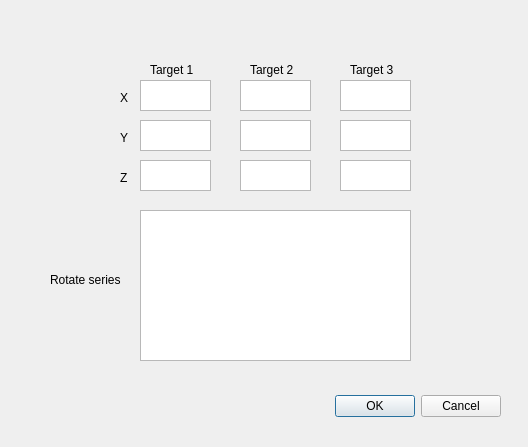
<?xml version="1.0" encoding="UTF-8"?>
<ui version="4.0">
 <class>calDialog</class>
 <widget class="QDialog" name="calDialog">
  <property name="geometry">
   <rect>
    <x>0</x>
    <y>0</y>
    <width>528</width>
    <height>447</height>
   </rect>
  </property>
  <property name="windowTitle">
   <string>Dialog</string>
  </property>
  <widget class="QDialogButtonBox" name="buttonBox">
   <property name="geometry">
    <rect>
     <x>160</x>
     <y>390</y>
     <width>341</width>
     <height>32</height>
    </rect>
   </property>
   <property name="orientation">
    <enum>Qt::Horizontal</enum>
   </property>
   <property name="standardButtons">
    <set>QDialogButtonBox::Cancel|QDialogButtonBox::Ok</set>
   </property>
  </widget>
  <widget class="QTextEdit" name="y_input">
   <property name="geometry">
    <rect>
     <x>140</x>
     <y>120</y>
     <width>71</width>
     <height>31</height>
    </rect>
   </property>
  </widget>
  <widget class="QTextEdit" name="x_input">
   <property name="geometry">
    <rect>
     <x>140</x>
     <y>80</y>
     <width>71</width>
     <height>31</height>
    </rect>
   </property>
  </widget>
  <widget class="QTextEdit" name="z_input">
   <property name="geometry">
    <rect>
     <x>140</x>
     <y>160</y>
     <width>71</width>
     <height>31</height>
    </rect>
   </property>
  </widget>
  <widget class="QTextEdit" name="x_input_3">
   <property name="geometry">
    <rect>
     <x>340</x>
     <y>80</y>
     <width>71</width>
     <height>31</height>
    </rect>
   </property>
  </widget>
  <widget class="QTextEdit" name="x_input_2">
   <property name="geometry">
    <rect>
     <x>240</x>
     <y>80</y>
     <width>71</width>
     <height>31</height>
    </rect>
   </property>
  </widget>
  <widget class="QTextEdit" name="y_input_3">
   <property name="geometry">
    <rect>
     <x>340</x>
     <y>120</y>
     <width>71</width>
     <height>31</height>
    </rect>
   </property>
  </widget>
  <widget class="QLabel" name="xPos">
   <property name="geometry">
    <rect>
     <x>120</x>
     <y>90</y>
     <width>21</width>
     <height>16</height>
    </rect>
   </property>
   <property name="text">
    <string>X</string>
   </property>
  </widget>
  <widget class="QLabel" name="yPos">
   <property name="geometry">
    <rect>
     <x>120</x>
     <y>130</y>
     <width>21</width>
     <height>16</height>
    </rect>
   </property>
   <property name="text">
    <string>Y</string>
   </property>
  </widget>
  <widget class="QTextEdit" name="y_input_2">
   <property name="geometry">
    <rect>
     <x>240</x>
     <y>120</y>
     <width>71</width>
     <height>31</height>
    </rect>
   </property>
  </widget>
  <widget class="QTextEdit" name="z_input_3">
   <property name="geometry">
    <rect>
     <x>340</x>
     <y>160</y>
     <width>71</width>
     <height>31</height>
    </rect>
   </property>
  </widget>
  <widget class="QTextEdit" name="z_input_2">
   <property name="geometry">
    <rect>
     <x>240</x>
     <y>160</y>
     <width>71</width>
     <height>31</height>
    </rect>
   </property>
  </widget>
  <widget class="QLabel" name="zPos">
   <property name="geometry">
    <rect>
     <x>120</x>
     <y>170</y>
     <width>21</width>
     <height>16</height>
    </rect>
   </property>
   <property name="text">
    <string>Z</string>
   </property>
  </widget>
  <widget class="QLabel" name="target1">
   <property name="geometry">
    <rect>
     <x>150</x>
     <y>60</y>
     <width>61</width>
     <height>20</height>
    </rect>
   </property>
   <property name="text">
    <string>Target 1</string>
   </property>
  </widget>
  <widget class="QLabel" name="target2">
   <property name="geometry">
    <rect>
     <x>250</x>
     <y>60</y>
     <width>61</width>
     <height>20</height>
    </rect>
   </property>
   <property name="text">
    <string>Target 2</string>
   </property>
  </widget>
  <widget class="QLabel" name="target3">
   <property name="geometry">
    <rect>
     <x>350</x>
     <y>60</y>
     <width>61</width>
     <height>20</height>
    </rect>
   </property>
   <property name="text">
    <string>Target 3</string>
   </property>
  </widget>
  <widget class="QListView" name="listView">
   <property name="geometry">
    <rect>
     <x>140</x>
     <y>210</y>
     <width>271</width>
     <height>151</height>
    </rect>
   </property>
  </widget>
  <widget class="QLabel" name="target4">
   <property name="geometry">
    <rect>
     <x>50</x>
     <y>270</y>
     <width>81</width>
     <height>20</height>
    </rect>
   </property>
   <property name="text">
    <string>Rotate series</string>
   </property>
  </widget>
 </widget>
 <resources/>
 <connections>
  <connection>
   <sender>buttonBox</sender>
   <signal>accepted()</signal>
   <receiver>calDialog</receiver>
   <slot>accept()</slot>
   <hints>
    <hint type="sourcelabel">
     <x>248</x>
     <y>254</y>
    </hint>
    <hint type="destinationlabel">
     <x>157</x>
     <y>274</y>
    </hint>
   </hints>
  </connection>
  <connection>
   <sender>buttonBox</sender>
   <signal>rejected()</signal>
   <receiver>calDialog</receiver>
   <slot>reject()</slot>
   <hints>
    <hint type="sourcelabel">
     <x>316</x>
     <y>260</y>
    </hint>
    <hint type="destinationlabel">
     <x>286</x>
     <y>274</y>
    </hint>
   </hints>
  </connection>
 </connections>
</ui>
